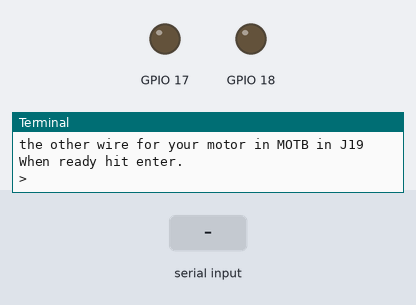
Bench run of a program on a simulated Raspberry Pi (BCM pin numbers). Parts: output pins drawn as LEDs (lit = HIGH), the last lines printed to the terminal. The test bench sets the inputs (shaded band).

Above: at 1.2 s.
1.3 s: "1" typed at the terminal, then Enter
At 1.97 s:
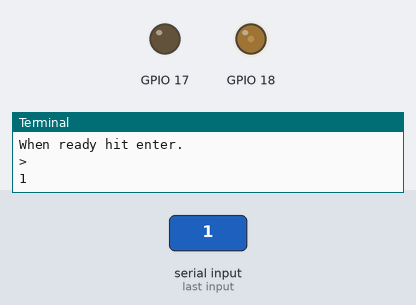
At 4.48 s:
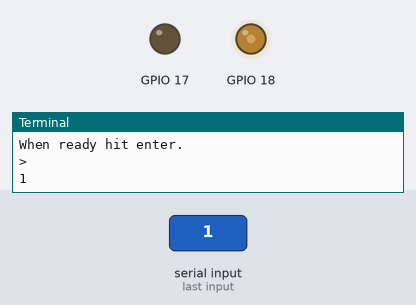
Timing chart, 0 to 25.8 s (numbered marks = the images above; inputs shaded):
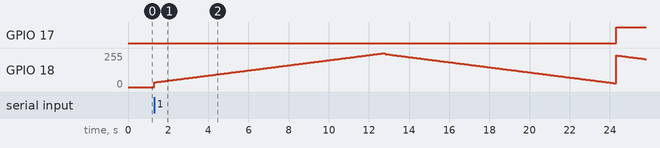

The program:

motor-wp.py
```python
#!/usr/bin/env python2.7
# Python 2.7 version by Alex Eames of http://RasPi.TV
# functionally similar to the Gertboard motor test by Gert Jan van Loo & Myra VanInwegen
# Use at your own risk - I'm pretty sure the code is harmless, but check it yourself.
# This is the WiringPi for Python version which uses the as yet undocumented hardware PWM

from __future__ import print_function               # all print statements in this prog must now be in python 3 format
import wiringpi, sys
from time import sleep

wiringpi.wiringPiSetupGpio()                        # Initialise wiringpi GPIO
wiringpi.pinMode(18,2)                              # Set up GPIO 18 to PWM mode
wiringpi.pinMode(17,1)                              # GPIO 17 to output
wiringpi.digitalWrite(17, 0)                        # port 17 off for rotation one way
wiringpi.pwmWrite(18,0)                             # set pwm to zero initially

print ("\nThese are the connections for the motor test:")            # Print wiring instructions
print ("GP17 in J2 --- MOTB (just above GP1)")
print ("GP18 in J2 --- MOTA (just above GP4)")
print ("+ of external power source --- MOT+ in J19")
print ("ground of external power source --- GND (any)")
print ("one wire for your motor in MOTA in J19")
print ("the other wire for your motor in MOTB in J19")
command = raw_input("When ready hit enter.\n>")

def display(printchar):                         # this function handles the display of >>> <<< + and -
    print (printchar, sep='', end='')           # using Python 3 print function to prevent line breaks
    sys.stdout.flush()

def reset_ports():                              # resets the ports for a safe exit
    wiringpi.pwmWrite(18,0)                     # set pwm to zero
    wiringpi.digitalWrite(18, 0)                # ports 17 & 18 off
    wiringpi.digitalWrite(17, 0)
    wiringpi.pinMode(17,0)                      # set ports back to input mode
    wiringpi.pinMode(18,0)

def loop(start_pwm, stop_pwm, step, printchar): # defines the main loop that we run in four different ways
    for x in range(start_pwm, stop_pwm, step):  # controlled by the function arguments
        wiringpi.pwmWrite(18,x)
        if x % (19) == 0:                       # if x is an exact multiple of 19 i.e. x/19 has remainder 0
            display(printchar)                  # print the + or - character
        sleep(rest)

rest = 0.013                        # vary "sleep" time for testing purposes ~ 0.013 is about right in use

try:
    display('>>> ')

    loop(140, 1024, 1, '+')         # the arguments for loop are (start_pwm, stop_pwm, step, printchar)
    loop(994, 110, -1, '-')         # 140 is enough to spin up my motor, 70 is about right to stop it

    wiringpi.digitalWrite(17, 1)                    # port 17 ON for opposite rotation
    display('\n<<< ')

    loop(954, 89, -1, '+')
    loop(121, 1024, 1, '-')
    display('\n')

except KeyboardInterrupt:                           # trap a CTRL+C keyboard interrupt
    reset_ports()                                   # reset ports on interrupt

reset_ports()       # reset ports on normal exit
```
